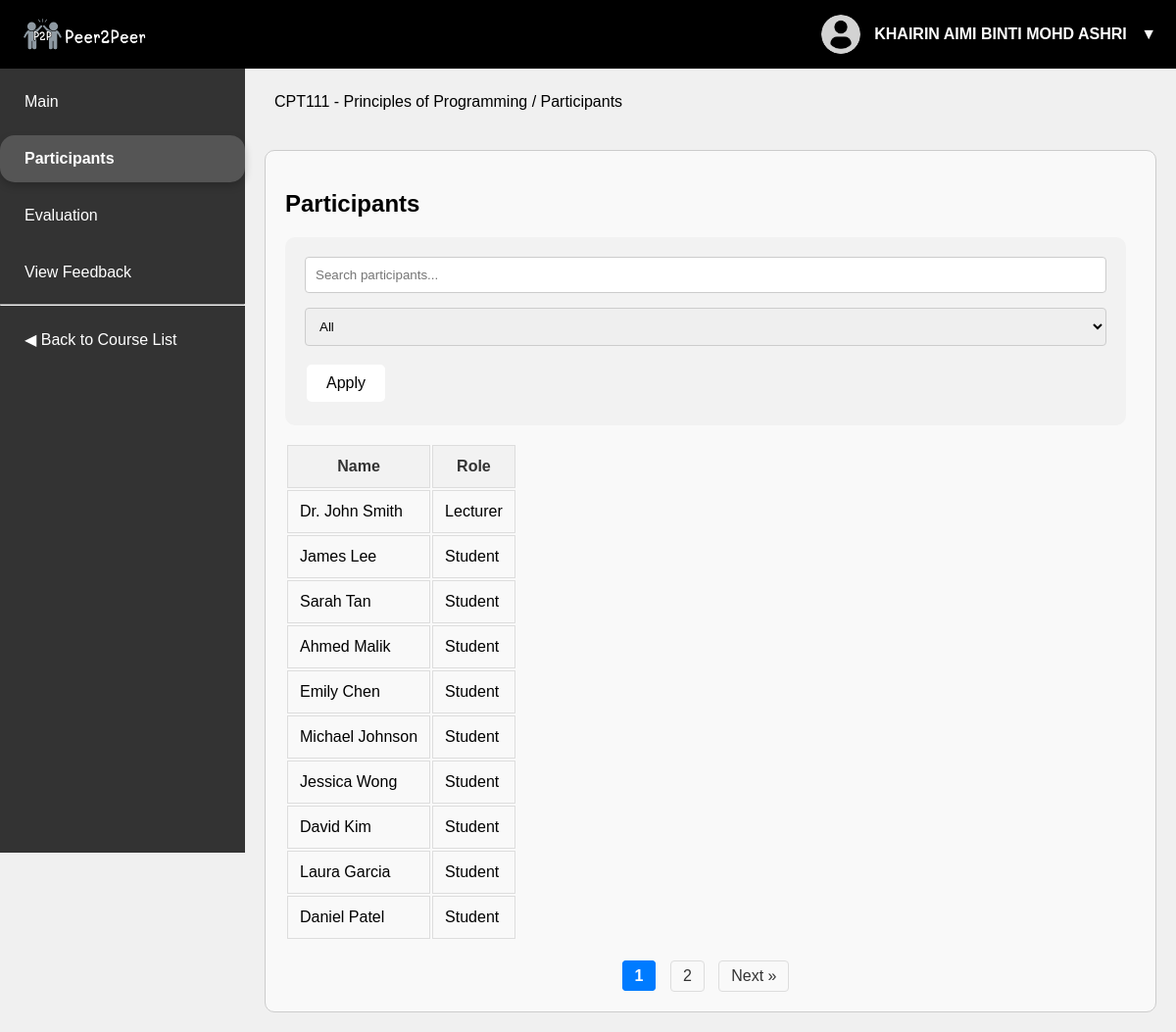
Screenshot of /course/1/participants (signed in) with the database file from the repository.
### models.py (models this page shows)
class User(db.Model):
    __tablename__ = 'User'
    id = db.Column(db.Integer, primary_key=True)
    name = db.Column(db.String(100), nullable=False)
    email = db.Column(db.String(100), unique=True, nullable=False)
    username = db.Column(db.String(50), unique=True, nullable=False)
    password = db.Column(db.String(255), nullable=False)  # Store hashed passwords
    role = db.Column(SQLAlchemyEnum('student', 'lecturer', 'admin', name='user_roles'), nullable=False)
    enrollments = db.relationship('UserCourseEnrollment', back_populates='user')
    group_evaluations = db.relationship('GroupEvaluations', back_populates='evaluatee', lazy=True)  # Add this line

class Course(db.Model):
    __tablename__ = 'Course'
    id = db.Column(db.Integer, primary_key=True)
    name = db.Column(db.String(100), nullable=False)
    code = db.Column(db.String(20), unique=True, nullable=False)
    enrollments = db.relationship('UserCourseEnrollment', back_populates='course')
    assignments = db.relationship('Assignments', back_populates='course')
    self_evaluations = db.relationship('SelfEvaluations', back_populates='course')
    comments = db.relationship('Comments', back_populates='course')

### app.py (the view)
@app.route('/course/<int:course_id>/participants')
def participants_view(course_id):
    course = Course.query.get(course_id)
    search_term = request.args.get('search', '').lower()
    role_filter = request.args.get('role', 'all')
    page = int(request.args.get('page', 1))
    per_page = 10
    participants = User.query.join(UserCourseEnrollment).filter(UserCourseEnrollment.course_id == course_id).all()
    if search_term:
        participants = [p for p in participants if search_term in p.name.lower()]
    if role_filter == 'student':
        participants = [p for p in participants if p.role.lower() == 'student']
    elif role_filter == 'lecturer':
        participants = [p for p in participants if p.role.lower() == 'lecturer']
    total = len(participants)
    total_pages = math.ceil(total / per_page)
    start = (page - 1) * per_page
    end = start + per_page
    paginated_participants = participants[start:end]
    user_id = session.get('user_id')
    user = User.query.get(user_id) if user_id else None  # Get user if logged in
    if user and user.role == 'lecturer':
        return render_template('participants_lecturer.html',
                                user=user,
                                course=course,
                                participants=paginated_participants,
                                active_page='participants_lecturer',
                                current_page=page,
                                total_pages=total_pages,
                                search_term=search_term,
                                role_filter=role_filter
        )
    elif user and user.role == 'student':
        return render_template('participants_student.html',
                                user=user,
                                course=course,
                                participants=paginated_participants,
                                active_page='participants_student',
                                current_page=page,
                                total_pages=total_pages,
                                search_term=search_term,
                                role_filter=role_filter
        )
    else:
        flash("You do not have permission to access this page.", "danger")
        return redirect(url_for('login'))

### templates/participants_student.html (shortened to what this page needs)
<!DOCTYPE html>
<html lang="en">
<head>
    <link rel="stylesheet" href="{{ url_for('static', filename='style.css') }}">
</head>
<body>
    <header>
        <div class="topnav">
            <div class="logo">
                <img src="{{ url_for('static', filename='P2P.png') }}" alt="Logo">
            </div>
            <div class="user-profile">
                <img src="{{ url_for('static', filename='user.png') }}" alt="Profile picture">
                <span>{{ user.name }}</span>
                <button class="profile-toggle">▼</button>
            </div>
        </div>
    </header>
    <div class="main">
        <div class="sidenav">
            <a href="{{ url_for('course_view', course_id=course.id) }}" class="{% if active_page == 'course_view' %}active{% endif %}">Main</a>
            <a href="{{ url_for('participants_view', course_id=course.id) }}" class="{% if active_page == 'participants_student' %}active{% endif %}">Participants</a>
            <a href="{{ url_for('evaluation', course_id=course.id) }}" class="{% if active_page == 'evaluation' %}active{% endif %}">Evaluation</a>
            <a href="{{ url_for('view_feedback', course_id=course.id) }}" class="{% if active_page == 'view_feedback' %}active{% endif %}">View Feedback</a>
            <hr>
             <a href="{{ url_for('course_selection') }}">◀ Back to Course List</a>
        </div>
        <div class="webloc-section">
            <p>{{ course.code }} - {{ course.name }} / Participants</p>
        </div>
        <div class="block-2">
            <div class="participants-section">
                <h2>Participants</h2>
                <form class="assignment-form" method="get" class="search-filter-form">
                    <input type="text" name="search" placeholder="Search participants..." value="{{ request.args.get('search', '') }}"/>
                    <select name="role">
                        <option value="all" {% if request.args.get('role', 'all') == 'all' %}selected{% endif %}>All</option>
                    </select>
                    <button type="submit">Apply</button>
                </form>
                <br>
                <table class="table table-striped course-table w-100">
                    <thead>
                        <tr>
                            <th>Name</th>
                            <th>Role</th>
                        </tr>
                    </thead>
                    <tbody id="participants-list">
                        {% for participant in participants %}
                            <tr>
                                <td>{{ participant.name }}</td>
                                <td>{{ participant.role|title }}</td>
                            </tr>
                        {% endfor %}
                    </tbody>
                </table>
                <div class="pagination">
                    {% for p in range(1, total_pages + 1) %}
                        {% if p == current_page %}
                            <strong>{{ p }}</strong>
                        {% else %}
                            <a href="{{ url_for('participants_view', course_id=course.id, page=p, search=search_term, role=role_filter) }}">{{ p }}</a>
                        {% endif %}
                    {% endfor %}
                    {% if current_page < total_pages %}
                        <a href="{{ url_for('participants_view', course_id=course.id, page=current_page+1, search=search_term, role=role_filter) }}">Next &raquo;</a>
                    {% endif %}
                </div>
            </div>
        </div>
    </div>
</body>
</html>

### static/style.css (style rules this page uses)
body, html { margin: 0; padding: 0; height: 100%; font-family: Arial, sans-serif; background-color: #f0f0f0; }
header { background-color: #000; position: fixed; width: 100%; z-index: 1000; }
.topnav { display: flex; justify-content: space-between; align-items: center; padding: 10px 20px; height: 50px; }
.logo img { height: 40px; vertical-align: middle; }
p { font-size: 20px; margin: 10px 0 20px; }
a { display: inline-block; margin-top: 10px; color: #007bff; text-decoration: none; }
.sidenav { width: 250px; height: 100vh; position: fixed; left: 0; top: 0; background-color: #333; padding-top: 70px; transition: 0.3s; }
.sidenav a { display: block; color: white; padding: 15px 25px; text-decoration: none; font-size: 16px; transition: 0.3s; }
.sidenav a.active { background-color: #555; color: white; font-weight: bold; border-radius: 15px; box-shadow: 0 4px 8px rgba(0, 0, 0, 0.2); font-size: 1em; }
.webloc-section { margin-top: 55px; padding: 10px; font-size: 12px; margin-bottom: 0px; }
.webloc-section p { font-size: 16px; }
.main { margin-left: 250px; padding: 20px; }
.block-2 { position: relative; background-color: #f9f9f9; margin-top: 10px; padding: 20px; border: 1px solid #ccc; padding-right: 30px; border-radius: 10px; }
.user-profile { position: relative; }
.user-profile img { width: 40px; height: 40px; border-radius: 50%; margin-right: 10px; vertical-align: middle; }
.user-profile span { font-size: 16px; font-weight: bold; color: #fff; line-height: 40px; }
.profile-toggle { background: none; border: none; color: #fff; font-size: 16px; cursor: pointer; padding: 0; margin-left: 10px; }
.assignment-form button[type="submit"], .web-button { background-color: #333; border: none; color: white; padding: 10px 20px; text-align: center; text-decoration: none; display: inline-block; font-size: 16px; margin: 4px 2px; cursor: pointer; border-radius: 5px; transition: background-color 0.3s; }
.assignment-form button[type="submit"], .web-button:hover { background-color: white; color: black; }
.assignment-form { margin-top: 10px; padding: 20px; border-radius: 10px; background-color: #f2f2f2; }
.assignment-form input[type="text"], .assignment-form textarea, .assignment-form select { width: 100%; padding: 10px; margin-bottom: 15px; border: 1px solid #ccc; border-radius: 4px; box-sizing: border-box; }
th, td { padding: 12px; border: 1px solid #dddddd; }
th { background-color: #f2f2f2; color: #333; }
tr:nth-child(even) { background-color: #f9f9f9; }
.participants-section { flex-grow: 1; width: 100%; }
.pagination { margin-top: 20px; text-align: center; }
.pagination a, .pagination strong { margin: 0 5px; text-decoration: none; padding: 6px 12px; border: 1px solid #ddd; border-radius: 4px; color: #333; }
.pagination strong { background-color: #007bff; color: white; border-color: #007bff; }

### rows the page displays
User: name "KHAIRIN AIMI BINTI MOHD ASHRI"
Course: code "CPT111", name "Principles of Programming"
User: name "Dr. John Smith", role "Lecturer"
User: name "James Lee", role "Student"
User: name "Sarah Tan", role "Student"
User: name "Ahmed Malik", role "Student"
User: name "Emily Chen", role "Student"
User: name "Michael Johnson", role "Student"
User: name "Jessica Wong", role "Student"
User: name "David Kim", role "Student"
User: name "Laura Garcia", role "Student"
User: name "Daniel Patel", role "Student"

### other values shown
{{ p }} "1"
{{ p }} "2"
